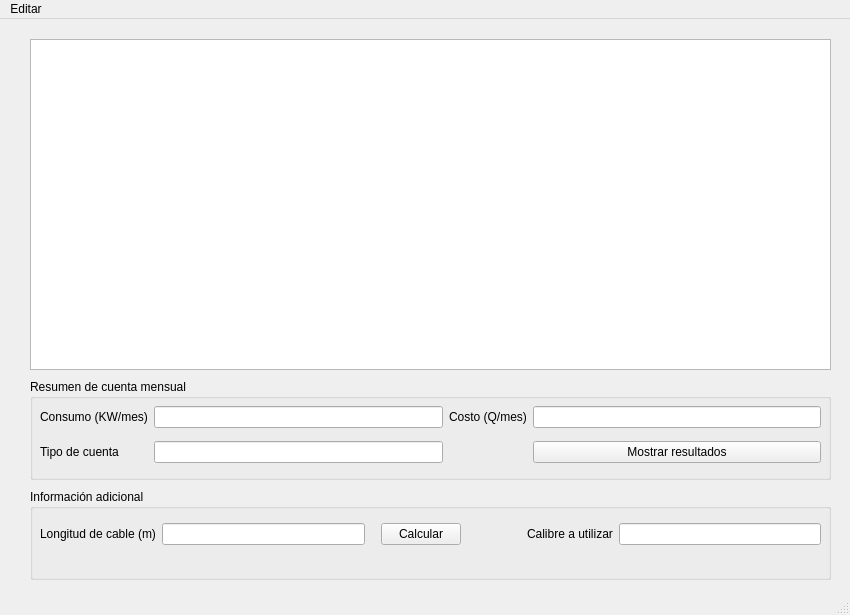
<?xml version="1.0" encoding="UTF-8"?>
<ui version="4.0">
 <class>MainWindow</class>
 <widget class="QMainWindow" name="MainWindow">
  <property name="geometry">
   <rect>
    <x>0</x>
    <y>0</y>
    <width>850</width>
    <height>615</height>
   </rect>
  </property>
  <property name="minimumSize">
   <size>
    <width>850</width>
    <height>615</height>
   </size>
  </property>
  <property name="maximumSize">
   <size>
    <width>850</width>
    <height>615</height>
   </size>
  </property>
  <property name="windowTitle">
   <string>MainWindow</string>
  </property>
  <property name="unifiedTitleAndToolBarOnMac">
   <bool>false</bool>
  </property>
  <widget class="QWidget" name="centralwidget">
   <widget class="QGraphicsView" name="graphVentana">
    <property name="geometry">
     <rect>
      <x>30</x>
      <y>20</y>
      <width>801</width>
      <height>331</height>
     </rect>
    </property>
   </widget>
   <widget class="QGroupBox" name="groupBox">
    <property name="geometry">
     <rect>
      <x>30</x>
      <y>360</y>
      <width>801</width>
      <height>101</height>
     </rect>
    </property>
    <property name="title">
     <string>Resumen de cuenta mensual</string>
    </property>
    <widget class="QWidget" name="gridLayoutWidget">
     <property name="geometry">
      <rect>
       <x>10</x>
       <y>20</y>
       <width>781</width>
       <height>71</height>
      </rect>
     </property>
     <layout class="QGridLayout" name="gridLayout">
      <item row="0" column="1">
       <widget class="QLineEdit" name="txtConsumo"/>
      </item>
      <item row="0" column="0">
       <widget class="QLabel" name="lblConsumo">
        <property name="text">
         <string>Consumo (KW/mes)</string>
        </property>
       </widget>
      </item>
      <item row="0" column="2">
       <widget class="QLabel" name="lblCosto">
        <property name="text">
         <string>Costo (Q/mes)</string>
        </property>
       </widget>
      </item>
      <item row="0" column="3">
       <widget class="QLineEdit" name="txtCosto"/>
      </item>
      <item row="1" column="0">
       <widget class="QLabel" name="lblTipo">
        <property name="text">
         <string>Tipo de cuenta</string>
        </property>
       </widget>
      </item>
      <item row="1" column="1">
       <widget class="QLineEdit" name="txtTipo"/>
      </item>
      <item row="1" column="3">
       <widget class="QPushButton" name="btnResultados">
        <property name="text">
         <string>Mostrar resultados</string>
        </property>
       </widget>
      </item>
     </layout>
    </widget>
   </widget>
   <widget class="QGroupBox" name="groupBox_2">
    <property name="geometry">
     <rect>
      <x>30</x>
      <y>470</y>
      <width>801</width>
      <height>91</height>
     </rect>
    </property>
    <property name="title">
     <string>Información adicional</string>
    </property>
    <widget class="QWidget" name="gridLayoutWidget_2">
     <property name="geometry">
      <rect>
       <x>10</x>
       <y>20</y>
       <width>781</width>
       <height>51</height>
      </rect>
     </property>
     <layout class="QGridLayout" name="gridLayout_2">
      <item row="0" column="2">
       <spacer name="horizontalSpacer">
        <property name="orientation">
         <enum>Qt::Horizontal</enum>
        </property>
        <property name="sizeType">
         <enum>QSizePolicy::Fixed</enum>
        </property>
        <property name="sizeHint" stdset="0">
         <size>
          <width>10</width>
          <height>20</height>
         </size>
        </property>
       </spacer>
      </item>
      <item row="0" column="1">
       <widget class="QLineEdit" name="txtLongitud"/>
      </item>
      <item row="0" column="0">
       <widget class="QLabel" name="lblLongitud">
        <property name="text">
         <string>Longitud de cable (m)</string>
        </property>
       </widget>
      </item>
      <item row="0" column="5">
       <widget class="QLabel" name="lblCalibre">
        <property name="text">
         <string>Calibre a utilizar</string>
        </property>
       </widget>
      </item>
      <item row="0" column="6">
       <widget class="QLineEdit" name="txtCalibre"/>
      </item>
      <item row="0" column="3">
       <widget class="QPushButton" name="btnCalcular">
        <property name="text">
         <string>Calcular</string>
        </property>
       </widget>
      </item>
      <item row="0" column="4">
       <spacer name="horizontalSpacer_2">
        <property name="orientation">
         <enum>Qt::Horizontal</enum>
        </property>
        <property name="sizeType">
         <enum>QSizePolicy::Fixed</enum>
        </property>
        <property name="sizeHint" stdset="0">
         <size>
          <width>60</width>
          <height>20</height>
         </size>
        </property>
       </spacer>
      </item>
     </layout>
    </widget>
   </widget>
  </widget>
  <widget class="QMenuBar" name="menubar">
   <property name="geometry">
    <rect>
     <x>0</x>
     <y>0</y>
     <width>850</width>
     <height>26</height>
    </rect>
   </property>
   <widget class="QMenu" name="menuEditar">
    <property name="title">
     <string>Editar</string>
    </property>
    <addaction name="actionAgregar"/>
    <addaction name="actionGestionar"/>
   </widget>
   <addaction name="menuEditar"/>
  </widget>
  <widget class="QStatusBar" name="statusbar"/>
  <action name="actionReiniciar">
   <property name="text">
    <string>Reiniciar</string>
   </property>
  </action>
  <action name="actionCerrar">
   <property name="text">
    <string>Cerrar</string>
   </property>
  </action>
  <action name="actionAgregar_electrodom_stico">
   <property name="text">
    <string>Agregar nuevo</string>
   </property>
  </action>
  <action name="actionAgregar_nuevo">
   <property name="text">
    <string>Agregar</string>
   </property>
  </action>
  <action name="actionEliminar">
   <property name="text">
    <string>Eliminar</string>
   </property>
  </action>
  <action name="actionReiniciar_2">
   <property name="text">
    <string>Reiniciar</string>
   </property>
  </action>
  <action name="actionAgregar">
   <property name="text">
    <string>Agregar</string>
   </property>
  </action>
  <action name="actionGestionar">
   <property name="text">
    <string>Gestionar</string>
   </property>
  </action>
  <action name="actionSalir">
   <property name="text">
    <string>Salir</string>
   </property>
  </action>
 </widget>
 <resources/>
 <connections/>
</ui>
